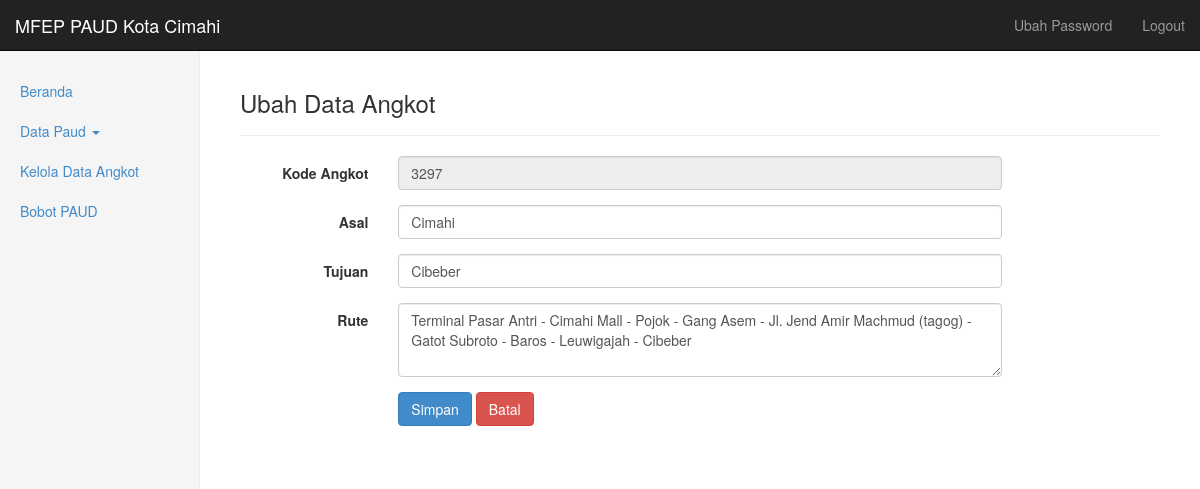
The app's page /home.php?module=module/angkot/index.php&act=edit&id=3297 (signed in) with its own data.
### tables this page shows
CREATE TABLE `angkot` (
  `Kode_ang` int(20) NOT NULL,
  `asal` text NOT NULL,
  `Tiba` text NOT NULL,
  `Rute` text NOT NULL,
  PRIMARY KEY  (`Kode_ang`)
);

### module/angkot/index.php (the view, shortened to what this page needs)
<?
$asal		= $_REQUEST['asal'];
$tiba		= $_REQUEST['tiba'];
$act		= $_REQUEST['act'];
$rute		= $_REQUEST['rute'];
$jml_data	= $_REQUEST['jml_data'];
$id			= $_REQUEST['id'];
$ambil="select * from angkot where true";
$ambil.=" order by Kode_ang asc";
$rs=mysql_query($ambil);
?>
<!DOCTYPE html PUBLIC "-//W3C//DTD HTML 4.01 Transitional//EN" "http://www.w3.org/TR/html4/loose.dtd">
<html>
<head>
</head>
<body>
<div class="page-header">
  <? if($act=="input") { echo '<h3>Input Data Angkot</h3>'; } else if($act=="edit") { echo '<h3>Ubah Data Angkot</h3>'; } else {?>
  <h3>Kelola Data Angkot</h3>
  <? } ?>
</div>
<? if($act=="") {?>
<form class="form-inline" role="form" action="" method="post">
<label>Cari : </label>
  <div class="form-group">
    <label class="sr-only" for="exampleInputEmail2">Asal</label>
    <input type="text" class="form-control" id="exampleInputEmail2" name="asal" placeholder="Asal" value="<?=$asal?>">
  </div>
  <div class="form-group">
    <label class="sr-only" for="exampleInputEmail2">Tujuan</label>
    <input type="text" class="form-control" id="exampleInputEmail2" name="tiba" placeholder="Tujuan" value="<?=$tiba?>">
  </div>
  <div class="form-group">
    <label class="sr-only" for="exampleInputEmail2">Rute</label>
    <input type="text" class="form-control" id="exampleInputEmail2" name="rute" placeholder="Rute" value="<?=$rute?>">
  </div>
  <div class="form-group">
    <select class="form-control" name="jml_data">
    <option value="10" <?=$jml_data=='10'?"selected":"";?>>10</option>
    <option value="20" <?=$jml_data=='20'?"selected":"";?>>20</option>
    <option value="" <?=$jml_data==''?"selected":"";?>>Semua</option>
    </select>
  </div>
  <button type="submit" class="btn btn-primary">Cari</button>
  <a class="btn btn-primary" href="?module=module/angkot/index.php&act=input" role="button">Input Jalur Angkot</a>
</form>
<hr>
    <div class="table-responsive">
            <table class="table table-hover">
              <thead class="panel-heading">
                <tr>
                  <th>Kode Angkot</th>
                  <th>Asal</th>
                  <th>Tujuan</th>
                  <th>Rute</th>
                  <th>Aksi</th>
                </tr>
              </thead>
              <tbody>
              <? while($row=mysql_fetch_array($rs)) {?>
                <tr>
                  <td><?=$row['Kode_ang'];?></td>
                  <td><?=$row['asal'];?></td>
                  <td><?=$row['Tiba'];?></td>
                  <td><?=$row['Rute'];?></td>
                  <td><a class="btn btn-sm btn-primary" href="?module=module/angkot/index.php&act=edit&id=<?=$row['Kode_ang'];?>" role="button">Ubah</a>
                  <a class="btn btn-sm btn-danger" onClick="return confirm('Apa anda yakin akan menghapus data ini?')" href="?module=module/angkot/remove_angkot.php&id=<?=$row['Kode_ang'];?>" role="button">Hapus</a></td>
                </tr>
              <? } ?>
              </tbody>
            </table>
          </div>
<? } else if($act=="edit") {
$ambil="select * from angkot where true";
if($id!="") {
	$ambil.=" and Kode_ang='$id'";
}
$ambil.=" order by Kode_ang asc";
$rse=mysql_query($ambil);
$data=mysql_fetch_array($rse);
?>
<form class="form-horizontal" role="form" action="module/angkot/update_angkot.php" method="post">
  <div class="form-group">
    <label for="inputPaud3" class="col-sm-2 control-label">Kode Angkot</label>
    <div class="col-sm-8">
      <input type="text" name="kode_ang" class="form-control" id="inputPaud3" placeholder="Kode Angkot" value="<?=$data['Kode_ang']?>" readonly>
    </div>
  </div>
  <div class="form-group">
    <label for="inputPaud3" class="col-sm-2 control-label">Asal</label>
    <div class="col-sm-8">
      <input type="text" name="asal" class="form-control" id="inputPaud3" placeholder="Asal" value="<?=$data['asal']?>">
    </div>
  </div>
  <div class="form-group">
    <label for="inputPaud3" class="col-sm-2 control-label">Tujuan</label>
    <div class="col-sm-8">
      <input type="text" name="tiba" class="form-control" id="inputPaud3" placeholder="Tujuan" value="<?=$data['Tiba']?>">
    </div>
  </div>
  <div class="form-group">
    <label for="inputPaud3" class="col-sm-2 control-label">Rute</label>
    <div class="col-sm-8">
      <textarea class="form-control" rows="3" name="rute"><?=$data['Rute']?></textarea>
    </div>
  </div>
  <div class="form-group">
    <div class="col-sm-offset-2 col-sm-10">
      <button type="submit" class="btn btn-primary">Simpan</button>
      <a class="btn btn-danger" href="?module=module/angkot/index.php" role="button">Batal</a>
    </div>
  </div>
</form>
<? } ?>
</body>
</html>

### styles/dashboard.css (style rules this page uses)
body { padding-top: 50px; }
.main .page-header { margin-top: 0; }

### records on screen
angkot: kode_ang "3297", asal "Cimahi", tiba "Cibeber", rute "Terminal Pasar Antri - Cimahi Mall - Pojok - Gang Asem - Jl. Jend Amir Machmud (tagog) - Gatot Subroto - Baros - Leuwigajah - Cibeber"
